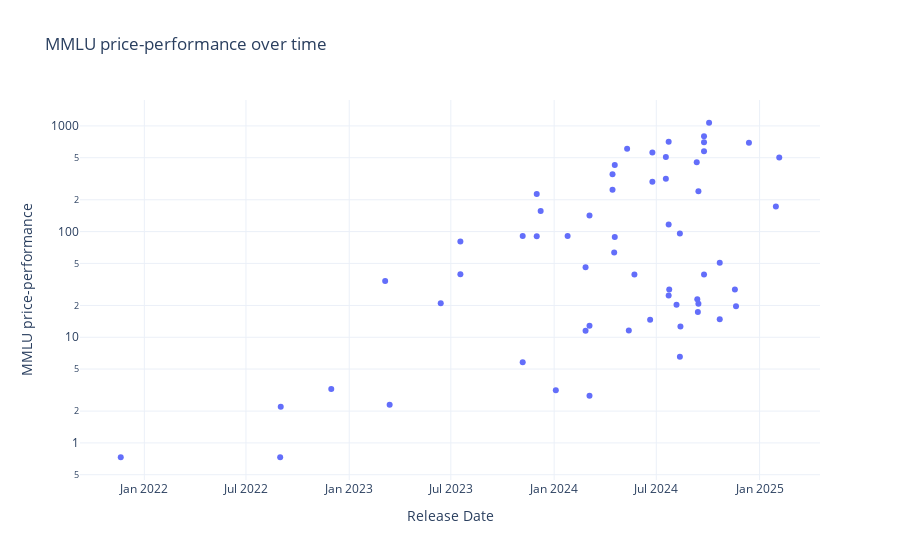

The cell this chart's notebook holds for it:
### Code cell
aa_df['MMLU price-performance'] = aa_df['MMLU'] / aa_df['USD per 1M Tokens']
# Plot 'MMLU price-performance' vs. 'Date'
fig = px.scatter(aa_df, x='Release Date', y='MMLU price-performance', title='MMLU price-performance over time', hover_data=['Model Name'])
fig.update_layout(yaxis_type='log')
fig.show()

### Figure 1 — Plotly figure (JSON) as saved in the notebook; plotly's stock layout.template omitted (floating-point values rounded to 4 significant figures)
{"data": [{"customdata": [["GPT-3"], ["GPT-3"], ["GPT-3"], ["GPT-3.5"], ["GPT-3.5 Turbo"], ["GPT-4-0314"], ["GPT-4-0613"], ["GPT-3.5-Turbo-2023-06"], ["Llama-2-Chat-7B"], ["Llama-2-Chat-13B"], ["GPT-3.5-Turbo-2023-11"], ["GPT-4 Turbo"], ["Llama 2-70B Chat"], ["Llama 2-7B"], ["Llama 2-13B"], ["GPT-3"], ["GPT-4-0125"], ["GPT-3.5-Turbo-2024-01"], ["Mistral-Large-2024-02"], ["Mistral-Small-2024-02"], ["Claude-3-Haiku"], ["Claude-3-Sonnet"], ["Claude-3-Opus"], ["Llama 2-13B"], ["Llama 2-7B"], ["Mistral-8x22"], ["Llama-3-Instruct-70B"], ["Llama-3-Instruct-8B"], ["Gemini-1.5-Flash-2024-05"], ["GPT-4o-2024-05"], ["Gemini-1.5-Pro-2024-05"], ["Claude-3.5-Sonnet-2024-06"], ["Gemma-2-27B"], ["Gemma-2-9B"], ["Mistral-NeMo"], ["GPT-4o-mini"], ["Llama-3.1-Instruct-8B"], ["Llama-3.1-Instruct-70B"], ["Llama-3.1-Instruct-405B"], ["Mistral-Large-2-2024-07"], ["GPT-4o-2024-08"], ["Claude 2"], ["Gemini 1.0 Pro"], ["Claude Instant"], ["Claude 2.1"], ["Cohere Command"], ["Command R"], ["Command R+"], ["Cohere Command Light"], ["DeepSeek-Coder-V2 236B"], ["Jamba 1.5-Large"], ["Command R+"], ["Mistral 7B"], ["Reka Core"], ["Llama-3.2-Instruct-1B"], ["Gemini-1.5-Pro-2024-09"], ["Llama-3.2-Instruct-3B"], ["Gemini-1.5-Flash-2024-09"], ["Gemini-1.5-Flash-8B"], ["Claude-3.5-Sonnet-2024-10"], ["Claude-3.5-Haiku"], ["Mistral-Large-2-2024-11"], ["GPT-4o-2024-11"], ["Phi 4"], ["DeepSeek-V3"], ["Mistral Small 3"], ["Gemini 2.0 Flash"]], "hovertemplate": "Release Date=%{x}<br>MMLU price-performance=%{y}<br>Model Name=%{customdata[0]}<extra></extra>", "legendgroup": "", "marker": {"color": "#636efa", "symbol": "circle"}, "mode": "markers", "name": "", "orientation": "v", "showlegend": false, "type": "scatter", "x": ["2021-11-20T00:00:00", "2022-08-31T00:00:00", "2022-09-01T00:00:00", "2022-11-30T00:00:00", "2023-03-06T00:00:00", "2023-03-14T00:00:00", "2023-06-13T00:00:00", "2023-06-13T00:00:00", "2023-07-18T00:00:00", "2023-07-18T00:00:00", "2023-11-06T00:00:00", "2023-11-06T00:00:00", "2023-12-01T00:00:00", "2023-12-01T00:00:00", "2023-12-08T00:00:00", "2024-01-04T00:00:00", "2024-01-25T00:00:00", "2024-01-25T00:00:00", "2024-02-26T00:00:00", "2024-02-26T00:00:00", "2024-03-04T00:00:00", "2024-03-04T00:00:00", "2024-03-04T00:00:00", "2024-04-14T00:00:00", "2024-04-14T00:00:00", "2024-04-17T00:00:00", "2024-04-18T00:00:00", "2024-04-18T00:00:00", "2024-05-10T00:00:00", "2024-05-13T00:00:00", "2024-05-23T00:00:00", "2024-06-20T00:00:00", "2024-06-24T00:00:00", "2024-06-24T00:00:00", "2024-07-18T00:00:00", "2024-07-18T00:00:00", "2024-07-23T00:00:00", "2024-07-23T00:00:00", "2024-07-23T00:00:00", "2024-07-24T00:00:00", "2024-08-06T00:00:00", "2024-08-12T00:00:00", "2024-08-12T00:00:00", "2024-08-12T00:00:00", "2024-08-12T00:00:00", "2024-08-13T00:00:00", "2024-08-13T00:00:00", "2024-08-13T00:00:00", "2024-08-13T00:00:00", "2024-09-11T00:00:00", "2024-09-12T00:00:00", "2024-09-13T00:00:00", "2024-09-14T00:00:00", "2024-09-14T00:00:00", "2024-09-24T00:00:00", "2024-09-24T00:00:00", "2024-09-24T00:00:00", "2024-09-24T00:00:00", "2024-10-03T00:00:00", "2024-10-22T00:00:00", "2024-10-22T00:00:00", "2024-11-18T00:00:00", "2024-11-20T00:00:00", "2024-12-13T00:00:00", "2024-12-26T00:00:00", "2025-01-30T00:00:00", "2025-02-05T00:00:00"], "xaxis": "x", "y": [0.7317, 0.7317, 2.195, 3.24, 34, 2.293, null, 20.92, 39.39, 80.36, 90.67, 5.8, 90.36, 226.5, 156.6, 3.155, null, 90.67, 11.5, 46, 142, 12.83, 2.8, 249.1, 348.5, 63.33, 88.76, 426.7, 607.7, 11.6, 39.27, 14.67, 296.2, 561.5, 507.7, 315.4, 710, 116.7, 24.86, 28.33, 20.32, 6.542, 95.73, null, null, null, null, 12.62, null, 452.6, 22.86, 17.3, 240.4, 20.8, 700, 39.27, 800, 576.9, 1071.0, 14.83, 50.62, 28.33, 19.63, 693.9, null, 172.6, 502.9], "yaxis": "y"}], "layout": {"legend": {"tracegroupgap": 0}, "title": {"text": "MMLU price-performance over time"}, "xaxis": {"anchor": "y", "domain": [0, 1], "title": {"text": "Release Date"}}, "yaxis": {"anchor": "x", "domain": [0, 1], "title": {"text": "MMLU price-performance"}, "type": "log"}}}
